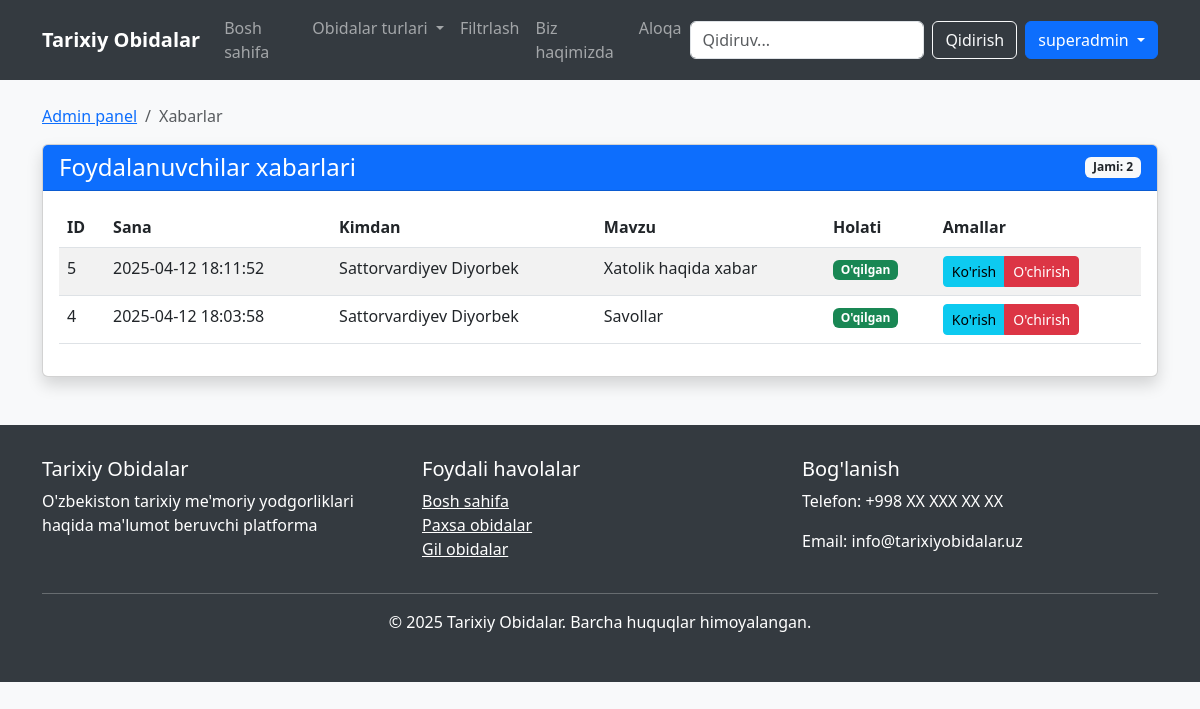
Page /admin/xabarlar (signed in) on the committed database.
### tables this page shows
CREATE TABLE xabarlar (
    id INTEGER PRIMARY KEY AUTOINCREMENT,
    ism TEXT NOT NULL,
    email TEXT NOT NULL,
    telefon TEXT,
    mavzu TEXT NOT NULL,
    xabar TEXT NOT NULL,
    oqilgan BOOLEAN DEFAULT 0,
    yuborilgan_sana TIMESTAMP DEFAULT CURRENT_TIMESTAMP
);

### app.py (the view)
@app.route('/admin/xabarlar')
@login_required
def admin_xabarlar():
    conn = get_db_connection()
    xabarlar = conn.execute('SELECT * FROM xabarlar ORDER BY yuborilgan_sana DESC').fetchall()
    conn.close()
    session['yangi_xabarlar'] = 0
    return render_template('admin/xabarlar.html', xabarlar=xabarlar)

### app.py (called while the page is built)
def get_db_connection():
    conn = sqlite3.connect('obidalar.db')
    conn.row_factory = sqlite3.Row
    return conn

def login_required(f):
    @wraps(f)
    def decorated_function(*args, **kwargs):
        if 'user_id' not in session:
            flash('Iltimos, avval tizimga kiring', 'danger')
            return redirect(url_for('login'))
        return f(*args, **kwargs)
    return decorated_function

### templates/admin/xabarlar.html (shortened to what this page needs)
{% extends "base.html" %}
{% block content %}
<div class="container mt-4">
    <nav aria-label="breadcrumb">
        <ol class="breadcrumb">
            <li class="breadcrumb-item"><a href="{{ url_for('admin_panel') }}">Admin panel</a></li>
            <li class="breadcrumb-item active">Xabarlar</li>
        </ol>
    </nav>
    <div class="card shadow mb-4">
        <div class="card-header bg-primary text-white d-flex justify-content-between align-items-center">
            <h4 class="mb-0">Foydalanuvchilar xabarlari</h4>
            <span class="badge bg-light text-dark">Jami: {{ xabarlar|length }}</span>
        </div>
        <div class="card-body">
            {% if xabarlar|length > 0 %}
                <div class="table-responsive">
                    <table class="table table-striped table-hover">
                        <thead>
                            <tr>
                                <th>ID</th>
                                <th>Sana</th>
                                <th>Kimdan</th>
                                <th>Mavzu</th>
                                <th>Holati</th>
                                <th>Amallar</th>
                            </tr>
                        </thead>
                        <tbody>
                            {% for xabar in xabarlar %}
                                <tr {% if not xabar.oqilgan %}class="table-warning"{% endif %}>
                                    <td>{{ xabar.id }}</td>
                                    <td>{{ xabar.yuborilgan_sana }}</td>
                                    <td>{{ xabar.ism }}</td>
                                    <td>{{ xabar.mavzu }}</td>
                                    <td>
                                        {% if xabar.oqilgan %}
                                            <span class="badge bg-success">O'qilgan</span>
                                        {% else %}
                                            <span class="badge bg-warning">Yangi</span>
                                        {% endif %}
                                    </td>
                                    <td>
                                        <div class="btn-group" role="group">
                                            <a href="{{ url_for('view_xabar', id=xabar.id) }}" class="btn btn-sm btn-info">
                                                 Ko'rish
                                            </a>
                                            <button type="button" class="btn btn-sm btn-danger delete-xabar-btn"
                                                    data-xabar-id="{{ xabar.id }}"
                                                    data-sender-name="{{ xabar.ism }}">
                                                 O'chirish
                                            </button>
                                        </div>
                                    </td>
                                </tr>
                            {% endfor %}
                        </tbody>
                    </table>
                </div>
            {% else %}
                <div class="alert alert-info">
                    <i class="bi bi-info-circle me-2"></i>
                    Hozircha hech qanday xabarlar yo'q.
                </div>
            {% endif %}
        </div>
    </div>
</div>
{% endblock %}

### templates/base.html (style rules this page uses)
body { font-family: 'Segoe UI', Tahoma, Geneva, Verdana, sans-serif; background-color: #f8f9fa; }
.card { transition: transform 0.3s; margin-bottom: 20px; box-shadow: 0 4px 8px rgba(0, 0, 0, 0.1); }

### rows in the picture
xabarlar: id "5", yuborilgan_sana "2025-04-12 18:11:52", ism "Sattorvardiyev Diyorbek", mavzu "Xatolik haqida xabar", oqilgan "O'qilgan"
xabarlar: id "4", yuborilgan_sana "2025-04-12 18:03:58", ism "Sattorvardiyev Diyorbek", mavzu "Savollar", oqilgan "O'qilgan"

### other values in the picture
{{ session.get('username') }} "superadmin"
{{ xabarlar|length }} "2"
